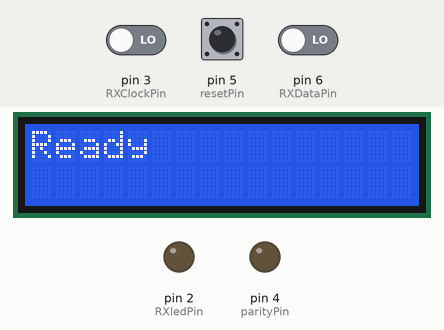
Simulated run of this sketch. Board: Arduino Uno, built with avr-gcc and run on an emulated ATmega328P. On the bench: 16×2 character LCD, output pins drawn as LEDs (lit = HIGH). Inputs (shaded band) come from the test bench; at power-on: pin 3 (RXClockPin) LOW, pin 5 (resetPin) LOW, pin 6 (RXDataPin) LOW. What the sketch prints to the serial monitor is not drawn.

Above: at 0.1 s.
2.3 s: pin 3 (RXClockPin) driven HIGH
At 3.5 s:
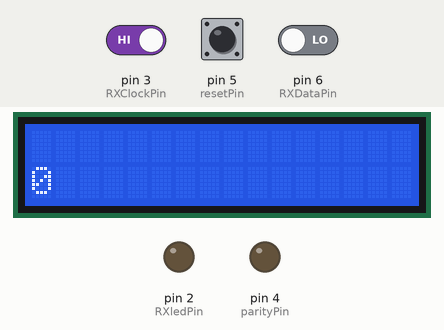
3.8 s: pin 5 (resetPin) pulled HIGH for 0.15 s
At 5.0 s:
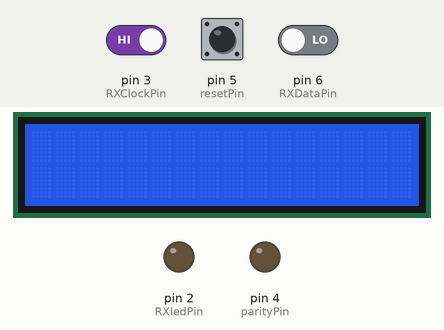
Timing chart, 0 to 6.8 s (numbered marks = the images above; inputs shaded):
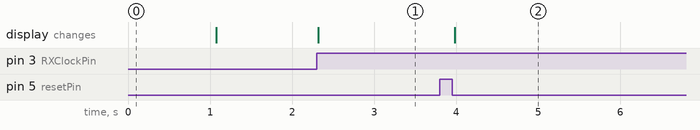

Measured:
- after the input at 2.3 s, the display: changes at once (image 1)
- after the input at 3.8 s, the display: changes after 0.18 s (image 2)

The sketch:

OddParity_RX_V2.ino
```cpp
/*

*/
#include <LiquidCrystal_I2C.h>

const int RXledPin = 2;
volatile const int RXClockPin = 3;
const int parityPin = 4;
const int resetPin = 5;
const int RXDataPin = 6;

char message[16];                     // Message to send
int bitCounter = 0;                   // Counts the number of bits
bool parityCheck = true;              // Parity indicator
bool recievedParity = false;          // Indicates if parity bit has been recieved
volatile byte currByte = 0;           // Stores the curren byte
volatile bool currBit = false;        // Stores the current bit
volatile bool clockIndicator = false; // Indicator for if the clock has pulsed
volatile bool endOfMessage = false;   // End of message indicator

LiquidCrystal_I2C lcd(0x27, 16, 2);

void setup()
{

  Serial.begin(9600);
  pinMode(RXDataPin, INPUT);
  pinMode(RXClockPin, INPUT);
  pinMode(resetPin, INPUT);
  pinMode(RXledPin, OUTPUT);
  pinMode(parityPin, OUTPUT);
  attachInterrupt(digitalPinToInterrupt(RXClockPin), onClockPulse, RISING);

  strcpy(message, "");

  lcd.init();
  lcd.backlight();

  lcdPrint("Ready", 0, 0);
  delay(1000);
  lcdPrint("     ", 0, 0);
  Serial.println("Start recieving\n");
};

void loop()
{
  if (clockIndicator)
  { // Ako je detektovan clock puls
    updateLcd();
    clockIndicator = false;
  };

  if (endOfMessage && recievedParity)
  {
    Serial.println(message);
    Serial.println("End of message");
    lcdPrint("        ", 0, 1);                                                 //Clear display
    parityCheck ? digitalWrite(parityPin, HIGH) : digitalWrite(parityPin, LOW); //update praity LED
    parityCheck ? lcdPrint("Parity: even", 0, 1) : lcdPrint("Parity: odd", 0, 1);

    if (parityCheck)
    { //If parity is even report error
      Serial.println("Parity Error");
      delay(1000);
      lcdPrint("        ", 0, 1);
      lcdPrint("Error       ", 0, 1);
      endOfMessage = false;
    }
    resetVariables();
  };

  if (digitalRead(resetPin))
  { //Preapeare for a new message
    Serial.println("reset");
    while (digitalRead(resetPin))
    {
    };
    resetLcd();
  }
};

void onClockPulse()
{
  currBit = digitalRead(RXDataPin);
  //recievedParity = false;

  if (currBit)
  { //Recieved a 1

    currByte |= (0x80 >> bitCounter); //If a 1 is reacived set the current byte to 1 in the aproptiete place
    parityCheck = !parityCheck;
  };
  if (bitCounter == 8)
  { //Full byte recieved
    if (currByte == 0)
    {
      endOfMessage = true;
      recievedParity = true;
    }
    else
    {
      endOfMessage = false;
    };
    strncat(message, &currByte, 1); //Add the recieved byte to the overall message
    bitCounter = 0;
    currByte = 0; //Set the byte back to 0
  };

  bitCounter++;
  clockIndicator = true;
};

void updateLcd()
{
  lcdPrint(message, 0, 0); //Print the message so far
  for (int i = 0; i < 8; i++)
  { //Print the so far recieved bits
    if (i < bitCounter)
    {
      currByte &(0x80 >> i) ? lcdPrint("1", i, 1) : lcdPrint("0", i, 1);
    }
    else
    {
      lcdPrint(" ", i, 1);
    };
  };
};

void lcdPrint(char *printChar, int column, int row)
{ //Function to print on the LCD
  lcd.setCursor(column, row);
  lcd.print(printChar);
};

void resetLcd()
{ //Reset the LCD
  lcdPrint("                ", 0, 0);
  lcdPrint("                ", 0, 1);
  lcd.setCursor(0, 0);
}

void resetVariables()
{
  strcpy(message, "");
  bitCounter = 0;
  parityCheck = true;
  recievedParity = false;
  currByte = 0;
  currBit = false;
  clockIndicator = false;
  endOfMessage = false;
}
```
